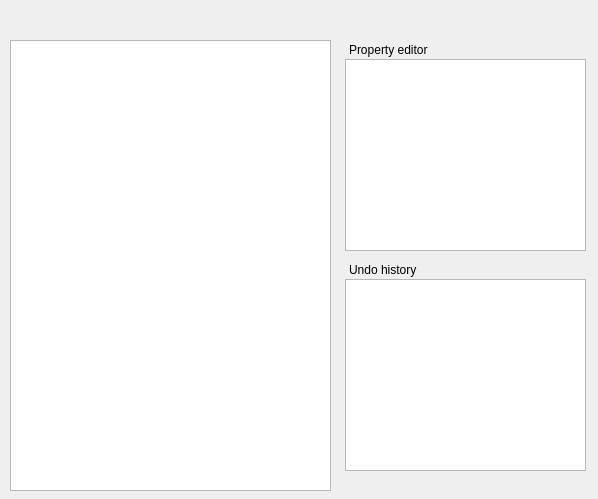
<?xml version="1.0" encoding="UTF-8"?>
<ui version="4.0">
 <class>EditorTab</class>
 <widget class="QMainWindow" name="EditorTab">
  <property name="geometry">
   <rect>
    <x>0</x>
    <y>0</y>
    <width>598</width>
    <height>499</height>
   </rect>
  </property>
  <property name="windowTitle">
   <string>MainWindow</string>
  </property>
  <widget class="QWidget" name="centralwidget">
   <widget class="QDockWidget" name="propertyDockWidget">
    <property name="geometry">
     <rect>
      <x>345</x>
      <y>40</y>
      <width>241</width>
      <height>211</height>
     </rect>
    </property>
    <property name="floating">
     <bool>false</bool>
    </property>
    <property name="features">
     <set>QDockWidget::DockWidgetMovable</set>
    </property>
    <property name="allowedAreas">
     <set>Qt::AllDockWidgetAreas</set>
    </property>
    <property name="windowTitle">
     <string>Property editor</string>
    </property>
    <widget class="QWidget" name="dockWidgetContents_2">
     <layout class="QVBoxLayout" name="verticalLayout_5">
      <property name="spacing">
       <number>0</number>
      </property>
      <property name="leftMargin">
       <number>0</number>
      </property>
      <property name="topMargin">
       <number>0</number>
      </property>
      <property name="rightMargin">
       <number>0</number>
      </property>
      <property name="bottomMargin">
       <number>0</number>
      </property>
      <item>
       <widget class="QListView" name="listView"/>
      </item>
     </layout>
    </widget>
   </widget>
   <widget class="QDockWidget" name="undoHistoryDockWidget">
    <property name="geometry">
     <rect>
      <x>345</x>
      <y>260</y>
      <width>241</width>
      <height>211</height>
     </rect>
    </property>
    <property name="floating">
     <bool>false</bool>
    </property>
    <property name="features">
     <set>QDockWidget::DockWidgetMovable</set>
    </property>
    <property name="allowedAreas">
     <set>Qt::AllDockWidgetAreas</set>
    </property>
    <property name="windowTitle">
     <string>Undo history</string>
    </property>
    <widget class="QWidget" name="dockWidgetContents">
     <layout class="QVBoxLayout" name="verticalLayout_4">
      <property name="spacing">
       <number>0</number>
      </property>
      <property name="leftMargin">
       <number>0</number>
      </property>
      <property name="topMargin">
       <number>0</number>
      </property>
      <property name="rightMargin">
       <number>0</number>
      </property>
      <property name="bottomMargin">
       <number>0</number>
      </property>
      <item>
       <widget class="QListView" name="listView_2"/>
      </item>
     </layout>
    </widget>
   </widget>
   <widget class="QGraphicsView" name="graphicsView">
    <property name="geometry">
     <rect>
      <x>10</x>
      <y>40</y>
      <width>321</width>
      <height>451</height>
     </rect>
    </property>
    <property name="dragMode">
     <enum>QGraphicsView::RubberBandDrag</enum>
    </property>
   </widget>
  </widget>
 </widget>
 <resources/>
 <connections/>
</ui>
